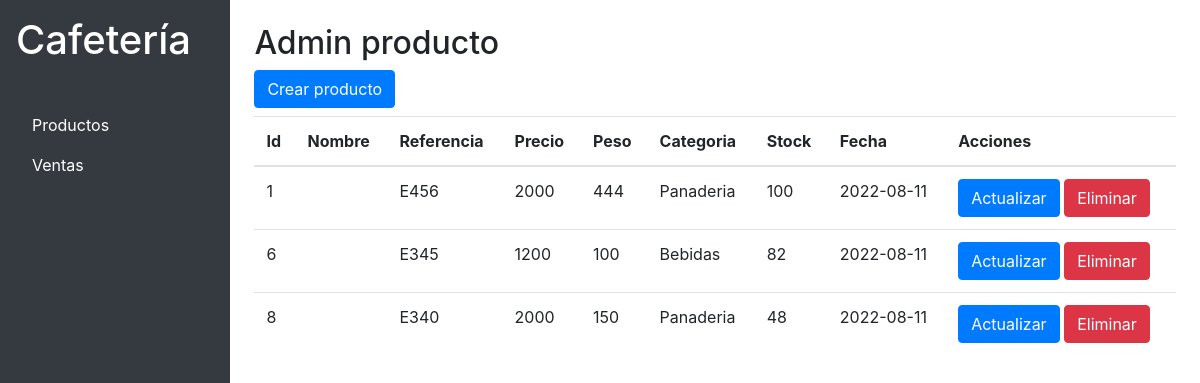
Before: / with the older database file.
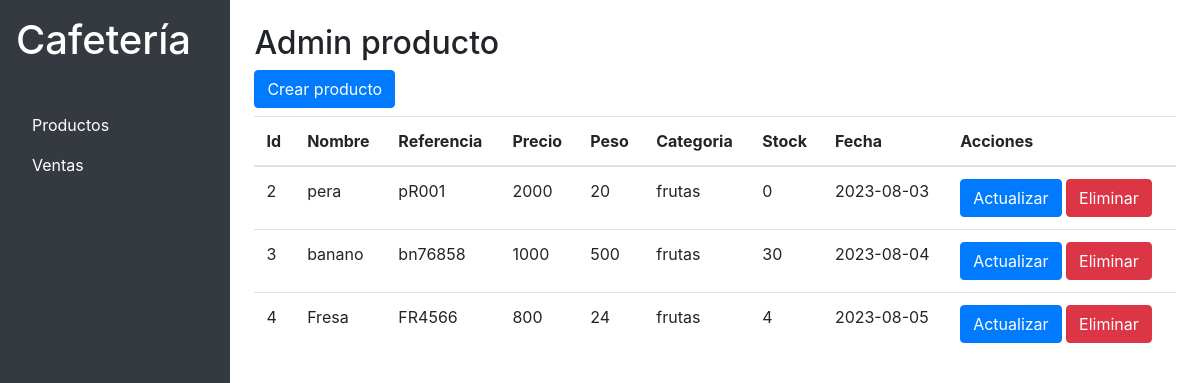
After: the same page with the newer database file.
### tables this page shows
CREATE TABLE `productos` (
  `id` int(11) NOT NULL,
  `nombre_producto` varchar(255) NOT NULL,
  `referencia` varchar(50) NOT NULL,
  `precio` int(11) NOT NULL,
  `peso` int(11) NOT NULL,
  `categoria` varchar(100) NOT NULL,
  `stock` int(11) NOT NULL,
  `fecha_creacion` date NOT NULL
);

### App/Controllers/ProductController.php (called while the page is built, shortened)
<?php
require_once 'App/Models/ProductModel.php';
class ProductController
{
    private $productModel;
    public function __construct()
    {
        $this->productModel = new ProductModel();
    }
    public function index()
    {
        $productos = $this->productModel->listar();
        require_once 'App/Views/Product/gestion.php';
    }
}

### config/Database.php (called while the page is built, shortened)
<?php
class Database
{
    private $pdo;
    private $host = 'localhost';
    private $db_name = 'cafeteria';
    private $username = 'root';
    private $password = '';
    private $charset = 'utf8mb4';
    public function __construct()
    {
        $dsn = "mysql:host=$this->host;dbname=$this->db_name;charset=$this->charset";
        $options = [
            PDO::ATTR_ERRMODE            => PDO::ERRMODE_EXCEPTION,
            PDO::ATTR_DEFAULT_FETCH_MODE => PDO::FETCH_ASSOC,
            PDO::ATTR_EMULATE_PREPARES   => false,
        ];
        try {
            $this->pdo = new PDO($dsn, $this->username, $this->password, $options);
        } catch (PDOException $e) {
            die("Error de conexión: " . $e->getMessage());
        }
    }
    public function getConnection()
    {
        return $this->pdo;
    }
}

### App/Models/ProductModel.php (called while the page is built, shortened)
<?php
require_once 'Config/Database.php';
class ProductModel
{
    private $db;
    public function __construct()
    {
        $database = new Database();
        $this->db = $database->getConnection();
    }
    public function listar()
    {
        try {
            $query = "SELECT * FROM productos";
            $stmt = $this->db->query($query);
            return $stmt->fetchAll(PDO::FETCH_ASSOC);
        } catch (PDOException $e) {
            echo 'Error al obtener la lista de productos: ' . $e->getMessage();
            exit;
        }
    }
}

### App/Views/Product/gestion.php (the view)
<h2>Admin producto</h2>
<a href="<?= base_url ?>Product/registro" class="btn btn-primary mb-2">
    Crear producto
</a>
<table class="table">
    <thead>
        <tr>
            <th>Id</th>
            <th>Nombre</th>
            <th>Referencia</th>
            <th>Precio</th>
            <th>Peso</th>
            <th>Categoria</th>
            <th>Stock</th>
            <th>Fecha</th>
            <th>Acciones</th>
        </tr>
    </thead>
    <tbody>
        <?php foreach ($productos as $pro) : ?>
        <tr>
            <td scope="row"><?= $pro['id']; ?></td>
            <td><?= $pro['nombre_producto']; ?></td>
            <td><?= $pro['referencia']; ?></td>
            <td><?= $pro['precio']; ?></td>
            <td><?= $pro['peso']; ?></td>
            <td><?= $pro['categoria']; ?></td>
            <td><?= $pro['stock']; ?></td>
            <td><?= $pro['fecha_creacion']; ?></td>
            <td>
                <a class="btn btn-primary" href="<?= base_url . 'Product/actualizar?id=' . $pro['id']; ?>">
                    Actualizar
                </a>
                <a class="btn btn-danger" href="<?= base_url . 'Product/eliminar?id=' . $pro['id']; ?>">
                    Eliminar
                </a>
            </td>
        </tr>
        <?php endforeach; ?>
    </tbody>
</table>

### App/Views/plantilla/sidebar.php (shortened to what this page needs)
<!DOCTYPE html>
<html>
<head>
    <link rel="stylesheet" href="https://cdn.jsdelivr.net/npm/bootstrap@4.6.2/dist/css/bootstrap.min.css"
>
</head>
<body class="d-flex">
    <main class="d-flex w-100">
        <div class="d-flex flex-column p-3 text-white bg-dark" style="width: 280px; height:100vh">
            <a href="<?=base_url?>"
                class="d-flex align-items-center mb-3 mb-md-0 me-md-auto text-white text-decoration-none">
                <h1 class="fs-4">Cafetería</h1>
            </a>
            <ul class="nav nav-pills flex-column mb-auto">
                <li class="nav-item">
                    <a href="<?=base_url?>" class="nav-link text-white" aria-current="page">
                        Productos
                    </a>
                </li>
                <li>
                    <a href="<?= base_url."Venta/index" ?>" class="nav-link text-white">
                        Ventas
                    </a>
                </li>
            </ul>
        </div>
        <div id="content" class="container p-4">

### index.php (shortened to what this page needs)
<?php
require_once 'App/Views/plantilla/sidebar.php';
require_once 'Config/Database.php';
if (isset($_GET['controller'])) {
    $controllerName = ucwords($_GET['controller']).'Controller';
}else{
    $controllerName = 'ProductController';
}
if (isset($_GET['action'])) {
    $action = $_GET['action'];
}else{
    $action = 'index';
}
$controlador = new $controllerName();
if(class_exists($controllerName)){
    if(isset($_GET['action']) && method_exists($controlador, $_GET['action'])){
        $action = $_GET['action'];
        $controlador->$action();
    }else if(!isset($_GET['controlador']) && !isset($_GET['action']) ){
        $action = action_default;
        $controlador->$action();
    }else{
        $controlador->index();
    }
}else{
    $error = new ErrorController();
    $error->$action();
}
require_once 'App/Views/plantilla/footer.php';

### App/Views/plantilla/footer.php (shortened to what this page needs)
                </div>
            </main>
    </body>
</html>

Changed rows visible on the page:
removed productos: id "1", referencia "E456", precio "2000", peso "444", categoria "Panaderia", stock "100", fecha_creacion "2022-08-11"
removed productos: id "6", referencia "E345", precio "1200", peso "100", categoria "Bebidas", stock "82", fecha_creacion "2022-08-11"
removed productos: id "8", referencia "E340", precio "2000", peso "150", categoria "Panaderia", stock "48", fecha_creacion "2022-08-11"
added productos: id "2", nombre_producto "pera", referencia "pR001", precio "2000", peso "20", categoria "frutas", stock "0", fecha_creacion "2023-08-03"
added productos: id "3", nombre_producto "banano", referencia "bn76858", precio "1000", peso "500", categoria "frutas", stock "30", fecha_creacion "2023-08-04"
added productos: id "4", nombre_producto "Fresa", referencia "FR4566", precio "800", peso "24", categoria "frutas", stock "4", fecha_creacion "2023-08-05"
